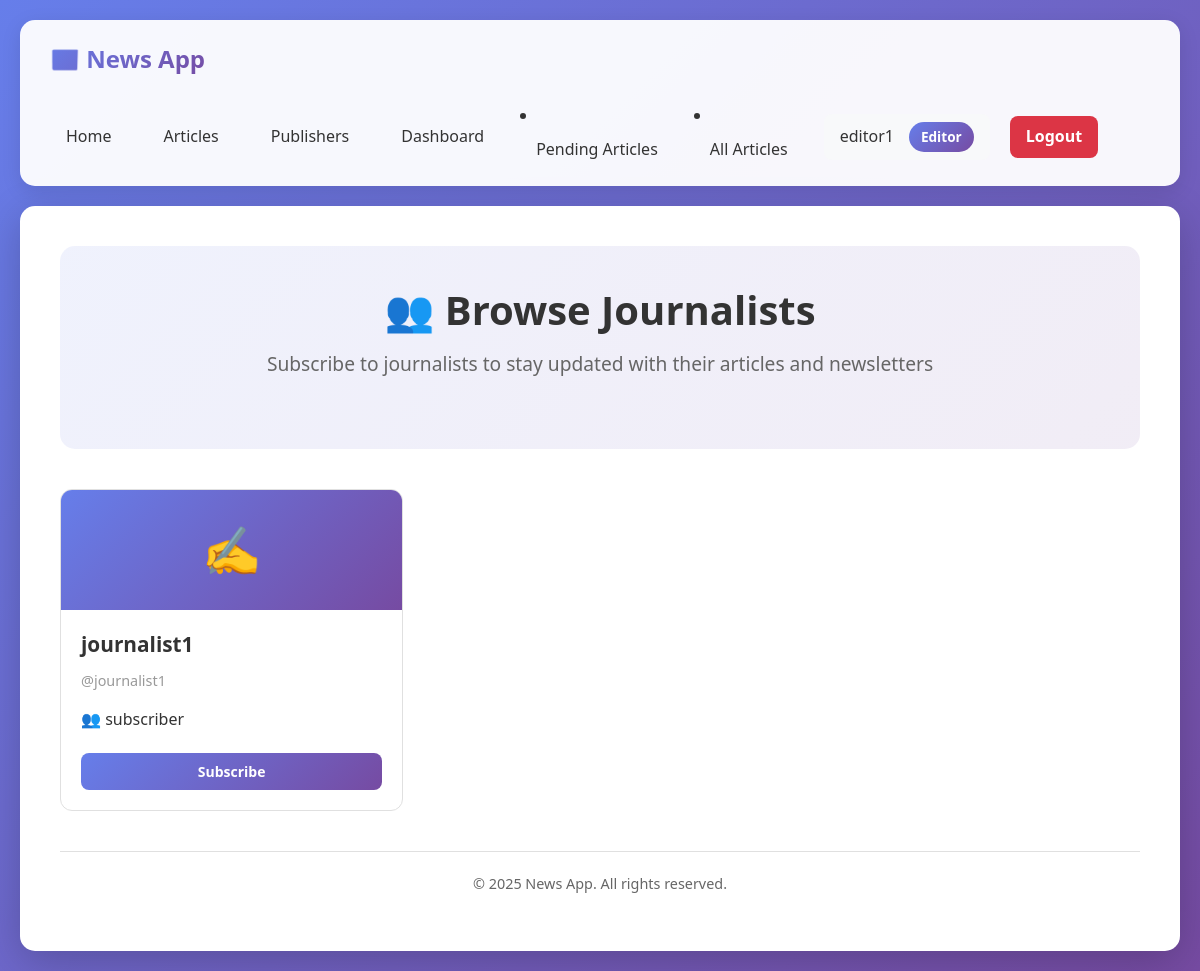
Screenshot of /journalists/ (signed in) with the database file from the repository.
### news_app/models.py (models this page shows, shortened)
class CustomUser(AbstractUser):
    ROLE_CHOICES = [
        ("reader", "Reader"),
        ("editor", "Editor"),
        ("journalist", "Journalist"),
        ("publisher", "Publisher"),
    ]
    role = models.CharField(max_length=20,
                            choices=ROLE_CHOICES,
                            default="reader")
    subscribed_newsletters = models.ManyToManyField("Newsletter",
                                                    related_name="subscribers",
                                                    blank=True)
    subscribed_publishers = models.ManyToManyField(
        "Publisher",
        related_name="subscribed_readers",
        blank=True,
        limit_choices_to={"role": "reader"}
    )
    subscribed_journalists = models.ManyToManyField(
        "self",
        symmetrical=False,
        related_name="journalist_subscribers",
        blank=True,
    )
    created_at = models.DateTimeField(auto_now_add=True)
    updated_at = models.DateTimeField(auto_now=True)
    class Meta:
        verbose_name = "User"
        verbose_name_plural = "Users"
        ordering = ["username"]

### news_app/views.py (the view)
# urls.py: path("journalists/", views.journalist_list, name="journalist_list"),
def journalist_list(request):
    journalists = CustomUser.objects.filter(
        role="journalist"
    ).order_by("username")
    return render(
        request,
        "news_app/journalist_list.html",
        {"journalists": journalists, "title": "Journalists"},
    )

### news_app/templates/news_app/journalist_list.html (shortened to what this page needs)
{% extends 'news_app/base.html' %}
{% load static %}
{% block extra_css %}
<link rel="stylesheet" href="{% static 'news_app/dashboard.css' %}">
{% endblock %}
{% block content %}
    <div class="hero-section">
        <h1 class="hero-title">👥 Browse Journalists</h1>
        <p class="hero-subtitle">Subscribe to journalists to stay updated with their articles and newsletters</p>
    </div>
    {% if journalists %}
        <div class="journalist-grid">
            {% for journalist in journalists %}
            <div class="journalist-card">
                <div class="journalist-header">
                    ✍️
                </div>
                <div class="journalist-content">
                    <h3 class="journalist-name">{{ journalist.get_full_name|default:journalist.username }}</h3>
                    <p class="journalist-username">@{{ journalist.username }}</p>
                    <div class="journalist-stats">
                        <span class="stat-badge">
                            👥 {{ journalist.subscriber_count }} subscriber{{ journalist.subscriber_count|pluralize }}
                        </span>
                    </div>
                    <div class="action-buttons">
                        {% if user.is_authenticated and user.role in "reader,editor" and user != journalist %}
                            {% if journalist in user.subscribed_journalists.all %}
                                <a href="{% url 'web_unsubscribe_journalist' journalist.id %}" class="btn btn-danger btn-sm">
                                    Unsubscribe
                                </a>
                            {% else %}
                                <a href="{% url 'web_subscribe_journalist' journalist.id %}" class="btn btn-primary btn-sm">
                                    Subscribe
                                </a>
                            {% endif %}
                        {% elif not user.is_authenticated %}
                            <a href="{% url 'login' %}" class="btn btn-secondary btn-sm">
                                Login to Subscribe
                            </a>
                        {% endif %}
                    </div>
                </div>
            </div>
            {% endfor %}
        </div>
    {% else %}
        <div class="empty-state">
            <div class="empty-state-icon">👥</div>
            <h3>No Journalists Found</h3>
            <p>Check back later for new journalists to follow!</p>
        </div>
    {% endif %}
{% endblock %}

### news_app/templates/news_app/base.html (shortened to what this page needs)
{% load static %}
<!DOCTYPE html>
<html lang="en">
<head>
    <link href="https://cdn.jsdelivr.net/npm/bootstrap@5.3.0/dist/css/bootstrap.min.css" rel="stylesheet">
    <link rel="stylesheet" href="{% static 'news_app/style.css' %}">
    {% block extra_css %}{% endblock %}
</head>
<body>
    <nav class="navbar">
        <a href="{% url 'home' %}" class="navbar-brand">📰 News App</a>
        <div class="navbar-menu">
            {% if user.is_authenticated %}
                <a href="{% url 'home' %}" class="nav-link">Home</a>
                <a href="{% url 'article_list' %}" class="nav-link">Articles</a>
                <a href="{% url 'publisher_list' %}" class="nav-link">Publishers</a>
                <a href="{% url 'dashboard' %}" class="nav-link">Dashboard</a>
                {% if user.role == 'editor' %}
                    <li class="nav-item">
                        <a href="{% url 'pending_articles' %}" class="nav-link">Pending Articles</a>
                    </li>
                    <li class="nav-item">
                        <a class="nav-link" href="{% url 'article_list' %}">All Articles</a>
                    </li>
                {% endif %}
                <div class="user-info">
                    <span>{{ user.username }}</span>
                    <span class="user-badge">{{ user.get_role_display }}</span>
                </div>
                <a href="{% url 'logout' %}" class="btn-logout">Logout</a>
            {% else %}
                <a href="{% url 'home' %}" class="nav-link">Home</a>
                <a href="{% url 'article_list' %}" class="nav-link">Articles</a>
                <a href="{% url 'newsletter_list' %}" class="nav-link">Newsletters</a>
                <a href="{% url 'login' %}" class="nav-link">Login</a>
                <a href="{% url 'register' %}" class="nav-link">Register</a>
            {% endif %}
        </div>
    </nav>
    <div class="container">
        {% block content %}{% endblock %}
        <div class="footer">
            {% block footer %}
            <p>&copy; 2025 News App. All rights reserved.</p>
            {% endblock %}
        </div>
    </div>
</body>
</html>

### news_app/static/news_app/style.css (style rules this page uses)
* { margin: 0; padding: 0; box-sizing: border-box; }
body { font-family: 'Segoe UI', Tahoma, Geneva, Verdana, sans-serif; background: linear-gradient(135deg, #667eea 0%, #764ba2 100%); min-height: 100vh; padding: 20px; color: #333; line-height: 1.6; }
.navbar { background: rgba(255, 255, 255, 0.95); padding: 15px 30px; border-radius: 15px; margin-bottom: 20px; box-shadow: 0 5px 20px rgba(0,0,0,0.1); display: flex; justify-content: space-between; align-items: center; flex-wrap: wrap; gap: 20px; }
.navbar-brand { font-size: 1.5em; font-weight: bold; background: linear-gradient(135deg, #667eea 0%, #764ba2 100%); -webkit-background-clip: text; -webkit-text-fill-color: transparent; background-clip: text; text-decoration: none; }
.navbar-menu { display: flex; gap: 20px; align-items: center; flex-wrap: wrap; }
.nav-link { color: #333; text-decoration: none; font-weight: 500; padding: 8px 16px; border-radius: 8px; transition: all 0.3s; }
.user-info { display: flex; align-items: center; gap: 15px; padding: 8px 16px; background: #f8f9fa; border-radius: 8px; }
.user-badge { padding: 4px 12px; background: linear-gradient(135deg, #667eea 0%, #764ba2 100%); color: white; border-radius: 20px; font-size: 0.85em; font-weight: 600; }
.btn-logout { padding: 8px 16px; background: #dc3545; color: white; border: none; border-radius: 8px; font-weight: 600; cursor: pointer; text-decoration: none; display: inline-block; transition: all 0.3s; }
.container { max-width: 1200px; margin: 0 auto; background: white; padding: 40px; border-radius: 15px; box-shadow: 0 10px 40px rgba(0,0,0,0.2); }
.btn { padding: 12px 24px; border: none; border-radius: 8px; font-size: 15px; font-weight: 600; cursor: pointer; text-decoration: none; display: inline-block; transition: all 0.3s; text-align: center; }
.btn-primary { background: linear-gradient(135deg, #667eea 0%, #764ba2 100%); color: white; }
.btn-sm { padding: 8px 16px; font-size: 14px; }
.hero-section { text-align: center; padding: 40px 20px; background: linear-gradient(135deg, rgba(102, 126, 234, 0.1) 0%, rgba(118, 75, 162, 0.1) 100%); border-radius: 15px; margin-bottom: 40px; }
.hero-title { font-size: 2.5em; color: #333; margin-bottom: 15px; font-weight: 600; }
.hero-subtitle { font-size: 1.2em; color: #666; margin-bottom: 30px; }
.article-grid, .newsletter-grid, .publisher-grid, .journalist-grid, .subscription-grid { display: grid; grid-template-columns: repeat(auto-fill, minmax(300px, 1fr)); gap: 25px; margin-bottom: 40px; }
.article-card, .newsletter-card, .publisher-card, .journalist-card, .subscription-card { background: #fff; border: 1px solid #e0e0e0; border-radius: 12px; overflow: hidden; transition: all 0.3s; }
.article-content, .newsletter-body, .newsletter-content, .publisher-content, .journalist-content, .subscription-content { padding: 20px; }
.article-title, .newsletter-title, .publisher-name, .journalist-name, .subscription-name { font-size: 1.3em; color: #333; margin-bottom: 10px; font-weight: 600; line-height: 1.4; }
.action-buttons, .newsletter-actions, .article-actions { display: flex; gap: 10px; flex-wrap: wrap; margin-top: 15px; }
.action-buttons .btn, .newsletter-actions .btn, .article-actions .btn { flex: 1; min-width: 120px; }
.footer { margin-top: 40px; padding-top: 20px; border-top: 1px solid #e0e0e0; text-align: center; color: #666; font-size: 0.9em; }

### news_app/static/news_app/dashboard.css (style rules this page uses)
.journalist-stats { display: flex; gap: 15px; margin-bottom: 20px; flex-wrap: wrap; }
.journalist-header { width: 100%; height: 120px; background: linear-gradient(135deg, #667eea 0%, #764ba2 100%); display: flex; align-items: center; justify-content: center; color: white; font-size: 3em; }
.journalist-username { color: #999; font-size: 0.9em; margin-bottom: 15px; }

### rows the page displays
CustomUser: username "editor1", role "Editor"
CustomUser: get_full_name "journalist1", username "journalist1", shows "Subscribe"
